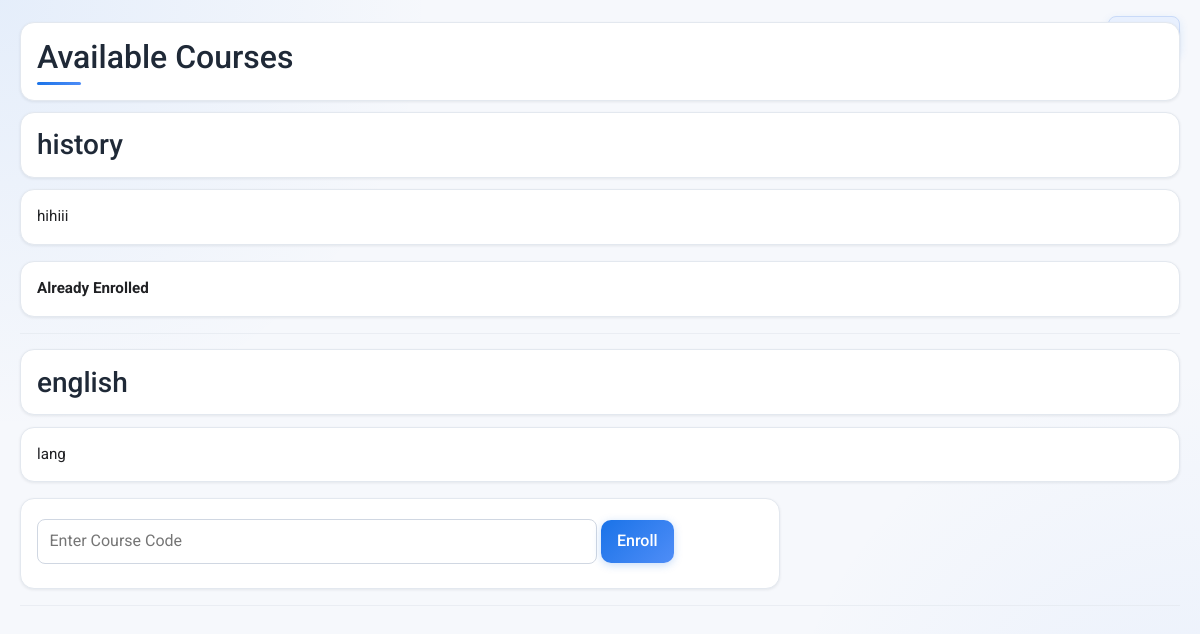
The app's page /courses/ (signed in), older data.
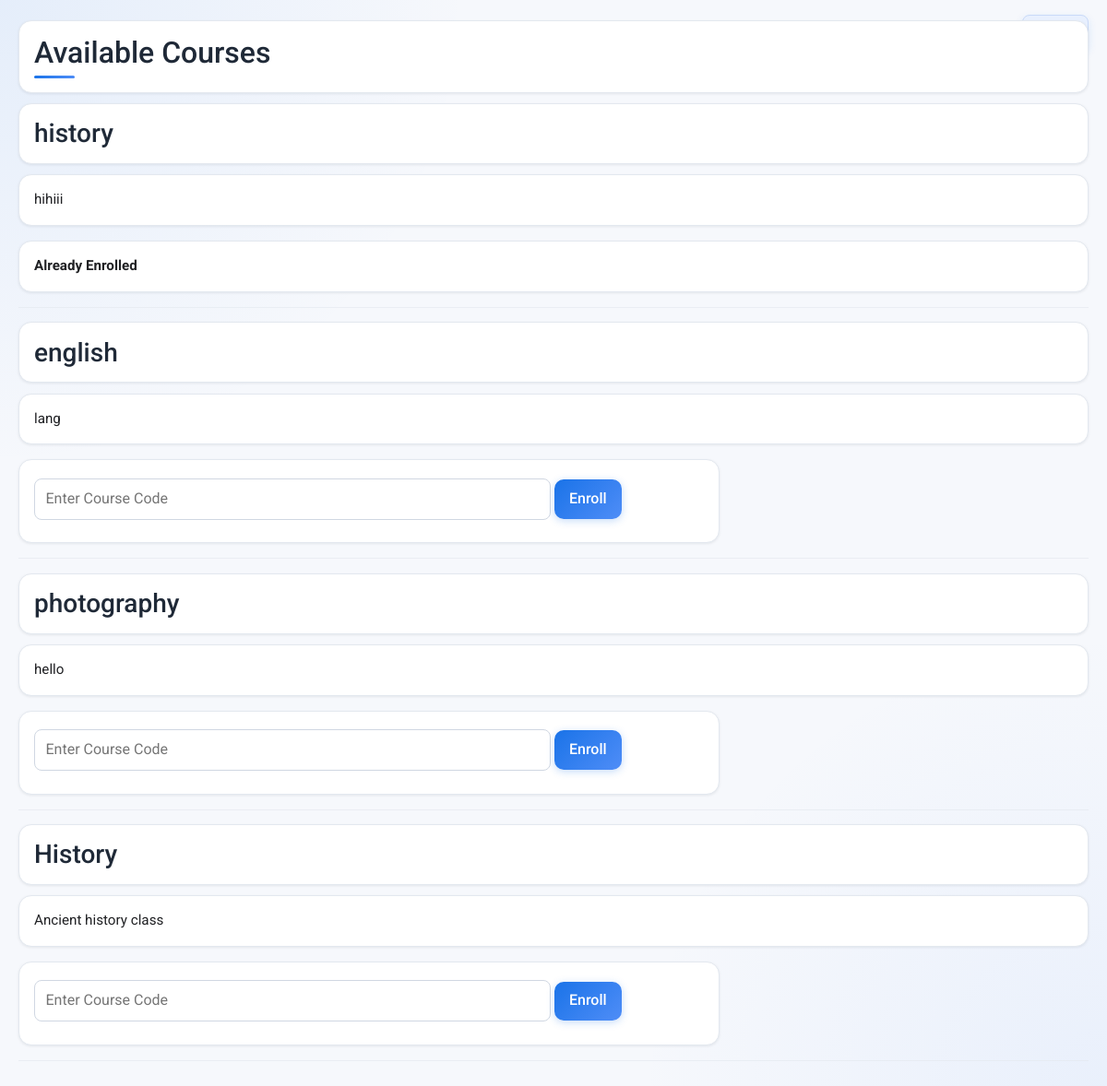
The same page, newer data.
### courses/models.py (models this page shows, shortened)
class Course(models.Model):
    title = models.CharField(max_length=200)
    description = models.TextField()
    course_code = models.CharField(max_length=20)
    created_by = models.ForeignKey(
        settings.AUTH_USER_MODEL,
        on_delete=models.CASCADE,
        limit_choices_to={'user_type': 'teacher'}
    )
    students = models.ManyToManyField(
        settings.AUTH_USER_MODEL,
        related_name='enrolled_courses',
        blank=True,
        limit_choices_to={'user_type': 'student'}
    )
    created_at = models.DateTimeField(auto_now_add=True)

### courses/views.py (the view)
# urls.py: path('courses/', views.course_list, name='course_list'),
@login_required
def course_list(request):
    courses = Course.objects.all()
    return render(request, 'course_list.html', {'courses': courses})

### templates/course_list.html (shortened to what this page needs)
{% load static %}
<link rel="stylesheet" href="{% static 'css/theme.css' %}" />
<a class="top-logout-link" href="{% url 'logout' %}">Logout</a>
<h2>Available Courses</h2>
{% for course in courses %}
<h3>{{ course.title }}</h3>
<p>{{ course.description }}</p>
{% if user in course.students.all %}
<p><strong>Already Enrolled</strong></p>
{% else %}
<form method="POST" action="{% url 'enroll_course' course.id %}">
  <input
    type="text"
    name="course_code"
    placeholder="Enter Course Code"
    required
  />
  <button type="submit">Enroll</button>
</form>
{% endif %}
<hr />
{% endfor %}

Row changes from the older to the newer data that the page shows:
added Course: title "photography", description "hello"
added Course: title "History", description "Ancient history class"
